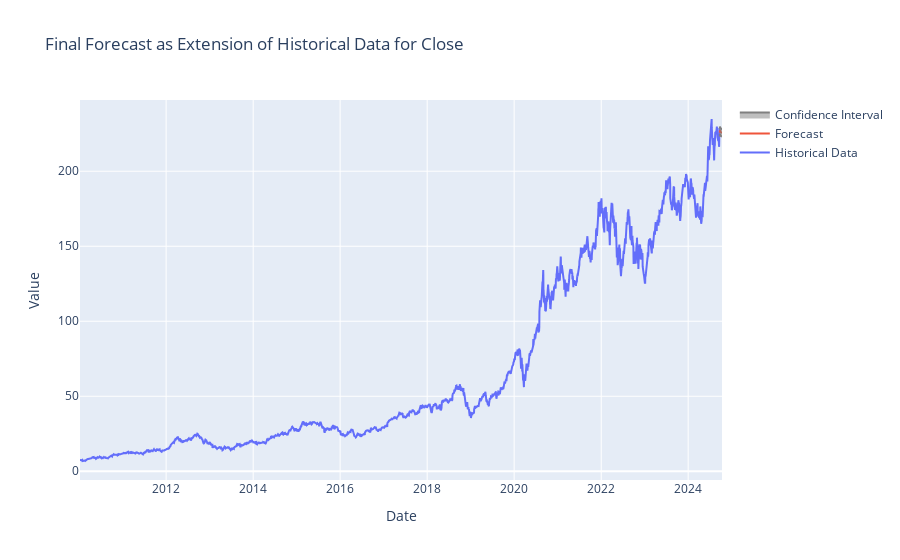

Here is the notebook cell this chart was saved with:
### Markdown cell above
### Model Type: 3- Model with Hyperparameter and Automated Regressor Tuning

### Code cell
# Create rolling and expanding features
def create_rolling_expanding_features(df, window=3):
    df[f'rolling_mean_{window}'] = df['y'].rolling(window=window).mean().shift(1)
    df[f'rolling_std_{window}'] = df['y'].rolling(window=window).std().shift(1)
    df[f'expanding_std'] = df['y'].expanding().std().shift(1)

    return df.dropna()

# Apply differencing to make the series stationary
def apply_differencing(df, order=1):
    df['y_diff'] = df['y'].diff(periods=order)
    return df.dropna()



# Train Prophet model with hyperparameter tuning
def train_prophet(train_df, add_monthly=True, add_quarterly=True, add_rolling_mean=True, add_rolling_std=True, add_expanding_std=True, **params):
    """
    Train a Prophet model using the provided training dataframe and parameters.
    """
    model = Prophet(**params)

    if add_rolling_mean:
        model.add_regressor('rolling_mean_3')
    if add_rolling_std:
        model.add_regressor('rolling_std_3')   
    if add_expanding_std:
        model.add_regressor('expanding_std')
    if add_monthly:
        model.add_seasonality(name='monthly', period=30.5, fourier_order=5)
    if add_quarterly:
        model.add_seasonality(name='quarterly', period=91.25, fourier_order=5)

    return model.fit(train_df)

# Make predictions while considering the stock market calendar (exclude weekends and holidays)
def make_predictions(model, df, forecast_period):
     # Generate future dates considering business days only 
    future = model.make_future_dataframe(periods=1, freq='B', include_history=False)
    future = pd.DataFrame(future, columns=['ds'])

    predictions = pd.DataFrame()

    for i in range(forecast_period):
        future['rolling_mean_3'] = df['y'].rolling(3).mean().iloc[-1]
        future['rolling_std_3'] = df['y'].rolling(3).std().iloc[-1]
        future['expanding_std'] = df['y'].expanding().std().iloc[-1]

        forecast = model.predict(future)
        predictions = pd.concat([predictions, forecast[['ds', 'yhat', 'yhat_lower', 'yhat_upper']]])
        

        next_point = pd.DataFrame({
            'ds': [future['ds'].iloc[0]],
            'y': [forecast['yhat'].iloc[0]]
        })
        df = pd.concat([df, next_point]).reset_index(drop=True)
    
        future = model.make_future_dataframe(periods=i+2, freq='B', include_history=False)
        future = future.tail(1) 

    return predictions

# Validate model and calculate metrics
def validate_model(model, df, valid_df, validation_period):
    future = model.make_future_dataframe(periods=1, freq='B', include_history=False)
    future = pd.DataFrame(future, columns=['ds'])
    predictions = pd.DataFrame()

    for i in range(validation_period):
        future['rolling_mean_3'] = df['y'].rolling(3).mean().iloc[-1]
        future['rolling_std_3'] = df['y'].rolling(3).std().iloc[-1]
        future['expanding_std'] = df['y'].expanding().std().iloc[-1]

        forecast = model.predict(future)
        predictions = pd.concat([predictions, forecast[['ds', 'yhat', 'yhat_lower', 'yhat_upper']]])

        next_point = pd.DataFrame({
            'ds': [future['ds'].iloc[0]],
            'y': [forecast['yhat'].iloc[0]]
        })
        df = pd.concat([df, next_point]).reset_index(drop=True)
        future = model.make_future_dataframe(periods=i+2, freq='B', include_history=False)
        future = future.tail(1) 

    # Ensure predictions and validation data have matching dates
    predictions = predictions[['ds', 'yhat']].set_index('ds')
    valid_df = valid_df[['ds', 'y']].set_index('ds')

    # Align the indices of the two dataframes
    val_pred = valid_df[['y']].join(predictions[['yhat']], how='inner')
    val_pred= val_pred.reset_index()
    
    # Compute metrics
    rmse = round(np.sqrt(mean_squared_error(val_pred['y'], val_pred['yhat'])), 3)
    mape = round((1 - mean_absolute_percentage_error(val_pred['y'], val_pred['yhat'])) * 100, 2)
    mda = round(np.mean(np.sign(val_pred['y'].diff()) == np.sign(val_pred['yhat'].diff())) * 100, 2)

    return val_pred, rmse, mape, mda

# Find optimal parameters with differencing and feature engineering
def find_optimal_params(df, validation_period):
    best_rmse = float('inf')
    param_grid = {
        'changepoint_prior_scale': [0.01, 0.05, 0.1],
        'seasonality_prior_scale': [1.0, 10.0, 15.0],
        'seasonality_mode':  ['additive', 'multiplicative'],
        'yearly_seasonality': [True, False],
        'add_monthly': [True, False],
        'add_quarterly': [True, False],
        'daily_seasonality':[True, False],
        'add_rolling_mean': [True, False],
        'add_rolling_std':[True, False],
        'add_expanding_std':[True, False]

    }
    grid = ParameterGrid(param_grid)

    for params in grid:
        train_df, valid_df = split_data(df, validation_period)
        train_df = apply_differencing(train_df)

        model = train_prophet(train_df, **params)
        _, rmse, _, _ = validate_model(model, train_df, valid_df, validation_period)
        if rmse < best_rmse:
            best_rmse = rmse
            best_params = params

    print(f"Best Parameters: {best_params}")  # Print best parameters
    return best_params


# Save outputs
def save_outputs(var, forecast, val_forecast):
    validation_folder = 'Validation'
    os.makedirs(validation_folder, exist_ok=True)
    forecast_folder = 'final_forecast'
    os.makedirs(forecast_folder, exist_ok=True)
    forecast[['ds', 'yhat', 'yhat_lower', 'yhat_upper']].to_csv(os.path.join(forecast_folder, f'{var}_final_forecast.csv'), index=False)
    val_forecast.to_csv(os.path.join(validation_folder, f'{var}_validation_forecast.csv'), index=False)

# Forecast complete data with enhanced model
def forecast_complete_data(data, vars_list, validation_period, forecast_period):
    results = {}
    for var in vars_list:
        df = data[var]

        df = create_rolling_expanding_features(df)
        

        df = df.dropna()

        if len(df) < 2:
            print(f"Not enough data to train model for {var}.")
            continue

        best_params = find_optimal_params(df, validation_period)

        train_df, valid_df = split_data(df, validation_period)
        train_df = apply_differencing(train_df)
        valid_df = apply_differencing(valid_df)

        features_df = train_df.drop(columns=['ds', 'y'])
        vif_data = calculate_vif(features_df)
        print(vif_data)

        # Train model on training data
        model = train_prophet(train_df, **best_params)
        val_forecast, rmse, mape,mda = validate_model(model, train_df, valid_df, validation_period)

        # Combine training and validation data
        combined_df = pd.concat([train_df, valid_df])

        # Re-fit model on the complete dataset
        final_model = train_prophet(combined_df, **best_params)

        # Make predictions with the re-fitted model
        forecast = make_predictions(final_model, combined_df, forecast_period)

        # Plot final forecast as an extension of historical data
        plot_final_forecast(combined_df, forecast, var)

        # Save outputs
        # save_outputs(var, forecast, val_forecast)

        results[var] = {
            'Forecast': forecast,
            'Validation Forecast': val_forecast,
            'RMSE': rmse,
            'MAPE': mape,
            'MDA': mda
        }
    return results

# Load and preprocess data
datasets = load_and_preprocess_data(stock_data[['Date'] + close], close)

# Process and forecast
results_stock_price = forecast_complete_data(datasets, close, validation_period, forecast_period)
for var in close:
    print('--------------------------------------')
    print('VAR: ', var)
    print("RMSE : ", results_stock_price[var]['RMSE'])
    print("Acurracy(1- MAPE) : ", results_stock_price[var]['MAPE'])
    print("MDA : ", results_stock_price[var]['MDA'])

### Figure 1 — Plotly figure (JSON) as saved in the notebook; plotly's stock layout.template omitted (floating-point values rounded to 4 significant figures; data arrays with more than 128 entries replaced by an {"elided": "..."} marker saying what was removed)
{"data": [{"mode": "lines", "name": "Historical Data", "type": "scatter", "x": {"elided": "3699 str values"}, "y": {"elided": "3699 float values"}}, {"mode": "lines", "name": "Forecast", "type": "scatter", "x": ["2024-09-23T00:00:00", "2024-09-24T00:00:00", "2024-09-25T00:00:00", "2024-09-26T00:00:00", "2024-09-27T00:00:00", "2024-09-30T00:00:00", "2024-10-01T00:00:00", "2024-10-02T00:00:00", "2024-10-03T00:00:00", "2024-10-04T00:00:00", "2024-10-07T00:00:00", "2024-10-08T00:00:00", "2024-10-09T00:00:00", "2024-10-10T00:00:00", "2024-10-11T00:00:00"], "y": [225.7, 227.3, 226.7, 226.1, 226.3, 226.1, 226.0, 226.0, 225.8, 225.7, 225.8, 225.8, 225.7, 225.6, 225.5]}, {"line": {"color": "gray"}, "mode": "lines", "showlegend": false, "type": "scatter", "x": ["2024-09-23T00:00:00", "2024-09-24T00:00:00", "2024-09-25T00:00:00", "2024-09-26T00:00:00", "2024-09-27T00:00:00", "2024-09-30T00:00:00", "2024-10-01T00:00:00", "2024-10-02T00:00:00", "2024-10-03T00:00:00", "2024-10-04T00:00:00", "2024-10-07T00:00:00", "2024-10-08T00:00:00", "2024-10-09T00:00:00", "2024-10-10T00:00:00", "2024-10-11T00:00:00"], "y": [223.2, 225.0, 224.3, 223.5, 223.8, 223.5, 223.5, 223.5, 223.4, 223.3, 223.2, 223.3, 223.2, 223.2, 223.1]}, {"fill": "tonexty", "line": {"color": "gray"}, "mode": "lines", "name": "Confidence Interval", "type": "scatter", "x": ["2024-09-23T00:00:00", "2024-09-24T00:00:00", "2024-09-25T00:00:00", "2024-09-26T00:00:00", "2024-09-27T00:00:00", "2024-09-30T00:00:00", "2024-10-01T00:00:00", "2024-10-02T00:00:00", "2024-10-03T00:00:00", "2024-10-04T00:00:00", "2024-10-07T00:00:00", "2024-10-08T00:00:00", "2024-10-09T00:00:00", "2024-10-10T00:00:00", "2024-10-11T00:00:00"], "y": [228.2, 229.9, 229.2, 228.6, 228.5, 228.6, 228.3, 228.3, 228.2, 228.2, 228.2, 228.3, 228.1, 228.1, 227.8]}], "layout": {"title": {"text": "Final Forecast as Extension of Historical Data for Close"}, "xaxis": {"title": {"text": "Date"}}, "yaxis": {"title": {"text": "Value"}}}}
